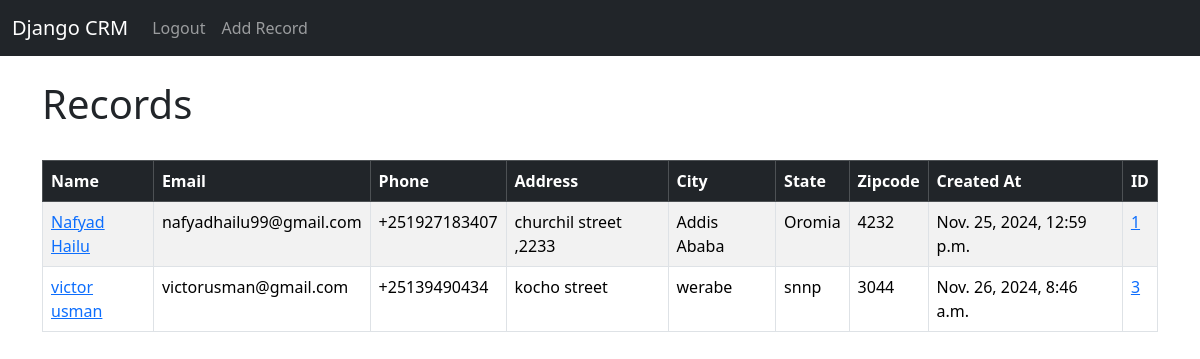
The app's page / (signed in), older data.
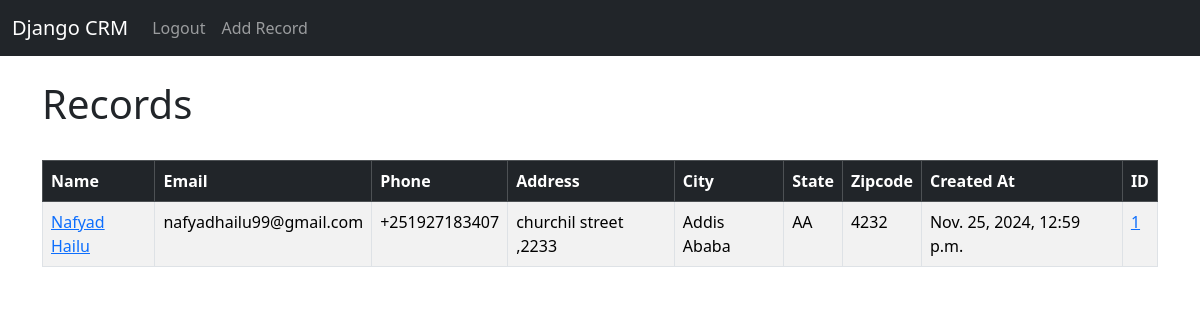
The same page, newer data.
### website/models.py (models this page shows, shortened)
class Record(models.Model):
	created_at = models.DateTimeField(auto_now_add=True)
	first_name = models.CharField(max_length=50)
	last_name =  models.CharField(max_length=50)
	email =  models.CharField(max_length=100)
	phone = models.CharField(max_length=15)
	address =  models.CharField(max_length=100)
	city =  models.CharField(max_length=50)
	state =  models.CharField(max_length=50)
	zipcode =  models.CharField(max_length=20)

### website/views.py (the view)
# urls.py: 2. Add a URL to urlpatterns:  path('', views.home, name='home')
def home(request):
    records=Record.objects.all()
    if request.method == "POST":
        username = request.POST['username']
        password = request.POST['password']
        user = authenticate(request, username=username, password=password)
        if user is not None:
            login(request, user)
            messages.success(request, "You have successfully logged in")
            return redirect('home')
        else:
            messages.error(request, "Invalid username or password")
    else:
        return render(request,'home.html',{'records':records})

### website/templates/home.html (shortened to what this page needs)
{%extends 'base.html'%}
{% block content %}
    {%if user.is_authenticated %}
        <h1>Records</h1>
        <br>
        <table class="table table-striped table-hover table-bordered ">
            <thead class="table-dark">
                <tr>
                    <th scope="col">Name</th>
                    <th scope="col">Email</th>
                    <th scope="col">Phone</th>
                    <th scope="col">Address</th>
                    <th scope="col">City</th>
                    <th scope="col">State</th>
                    <th scope="col">Zipcode</th>
                    <th scope="col">Created At</th>
                    <th scope="col">ID</th>
                </tr>
            </thead>
            <tbody>
                {% if records %}
                {% for record in records%}
                <tr>
                    <td>
                        <a href="{% url 'record' record.id%}">
                        {{record.first_name}}
                        {{record.last_name}}
                        </a>
                    </td>
                    <td>
                            {{record.email}}
                    </td>
                    <td>
                        {{record.phone}}
                    </td>
                    <td>
                        {{record.address}}
                    </td>
                    <td>
                        {{record.city}}
                    </td>
                    <td>
                        {{record.state}}
                    </td>
                    <td>
                        {{record.zipcode}}
                    </td>
                    <td>
                        {{record.created_at}}
                    </td>
                    <td>
                        <a href="{% url 'record' record.id%}">{{record.id}}</a>
                    </td>
                </tr>
                {%endfor%}
                {%endif%}
            </tbody>
        </table>
{%endif%}
{% endblock  %}

### website/templates/base.html (shortened to what this page needs)
<!doctype html>
<html lang="en">
<head>
    <link href="https://cdn.jsdelivr.net/npm/bootstrap@5.3.3/dist/css/bootstrap.min.css" rel="stylesheet"
>
</head>
<body>
    {% include 'navbar.html' %}
    <div class="container">
        <br>
        {% block content%}
        {% endblock%}
    </div>
</body>
</html>

### website/templates/navbar.html (shortened to what this page needs)
<nav class="navbar navbar-expand-lg navbar-dark bg-dark">
    <div class="container-fluid">
        <a class="navbar-brand" href="{% url 'home' %}">Django CRM</a>
        <div class="collapse navbar-collapse" id="navbarSupportedContent">
            <ul class="navbar-nav me-auto mb-2 mb-lg-0">
                {% if user.is_authenticated%}
                    <li class="nav-item">
                        <a class="nav-link" href="{% url 'logout' %}">Logout</a>
                    </li>
                    <li class="nav-item">
                        <a class="nav-link" href="{% url 'add_record' %}">Add Record</a>
                    </li>
                {% endif %}
            </ul>
        </div>
    </div>
</nav>

Row changes from the older to the newer data that the page shows:
removed Record: first_name "victor", last_name "usman", email "victorusman@gmail.com", phone "+25139490434", address "kocho street", city "werabe", state "snnp", zipcode "3044", created_at "Nov. 26, 2024, 8:46 a.m.", id "3"
changed Record "Nafyad": state "Oromia" → "AA"
